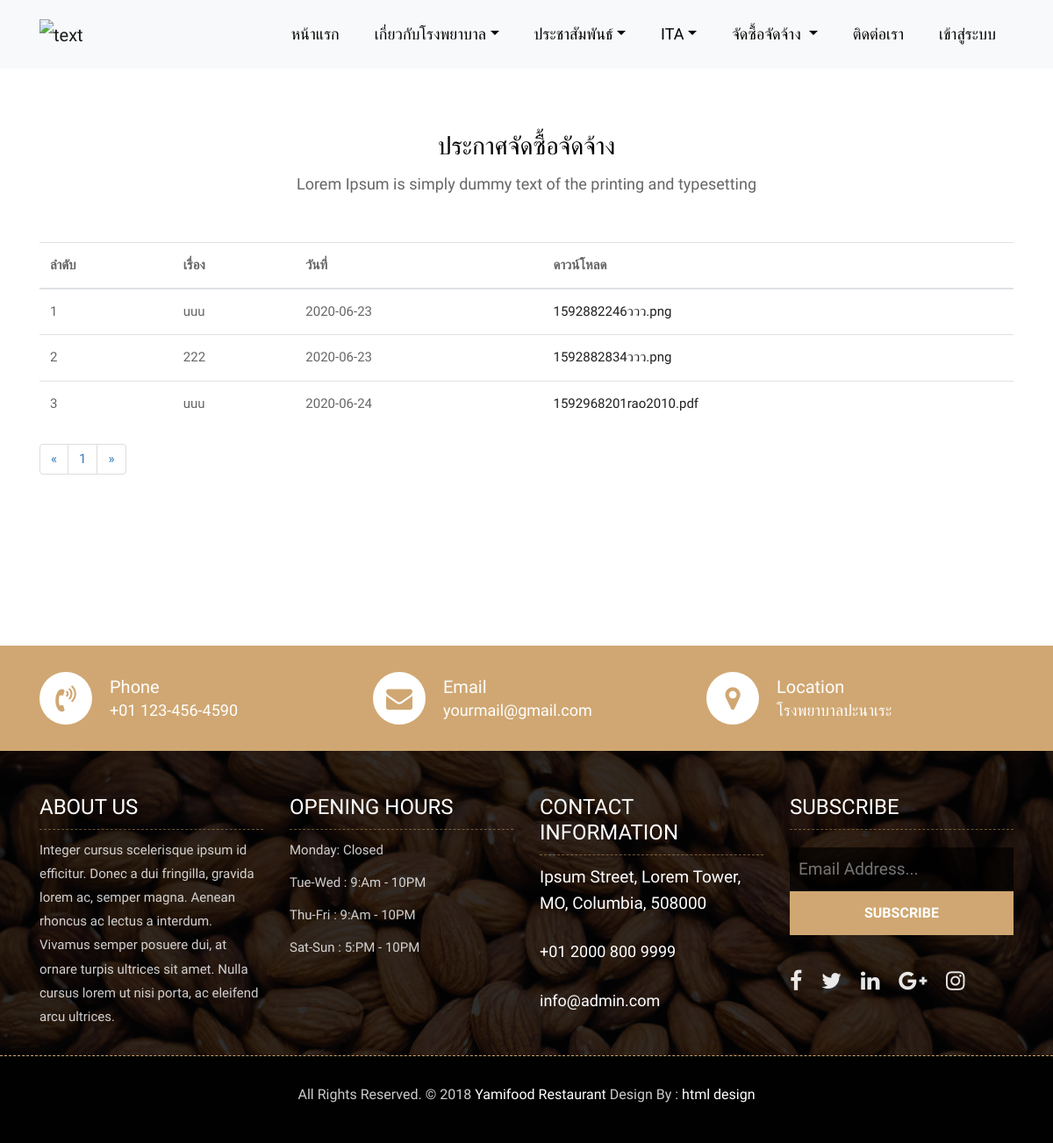
The page /display/announce.php on the database its author committed.
### tables this page shows
CREATE TABLE `announce` (
  `ann_id` int(11) NOT NULL,
  `ann_topic` varchar(150) DEFAULT NULL,
  `ann_date` date DEFAULT NULL,
  `ann_file` varchar(150) DEFAULT NULL
);

### display/announce.php (the view, shortened to what this page needs)
<?php
include('../config.php');
$sql= "SELECT * FROM announce";
$query = mysqli_query($conn, $sql);
$perpage = 15;
?>
<!DOCTYPE html>
<html>
<head>
    <link rel="stylesheet" href="../css/bootstrap.min.css">
    <link rel="stylesheet" href="../css/style.css">
    <link rel="stylesheet" href="../css/responsive.css">
    <link rel="stylesheet" href="../css/custom.css">
</head>
<body>
    <div id="container">
        <header>
            <?php include '../menu.php' ?>
        </header>
        <article>
            <div class="table">
            <div class="about-section-box">
                <div class="container">
                <div class="row">
                        <div class="col-lg-12">
                            <div class="heading-title text-center">
                                <h2>ประกาศจัดซื้อจัดจ้าง</h2>
                                <p>Lorem Ipsum is simply dummy text of the printing and typesetting</p>
                            </div>
                        </div>
                    </div>
                        <table>
                            <thead>
                                <tr class="table">
                                    <th class="column1">ลำดับ</th>
                                    <th class="column2">เรื่อง</th>
                                    <th class="column3">วันที่</th>
                                    <th class="column3">ดาวน์โหลด</th>
                                </tr>
                            </thead>
                            <tbody>
                                <?php
										while ($fetch = mysqli_fetch_assoc($query)) {
											?>
                                <tr>
                                    <td class="column1"><?php echo $fetch['ann_id'] ?></td>
                                    <td class="column2"><?php echo $fetch['ann_topic'] ?></td>
                                    <td class="column3"><?php echo $fetch['ann_date'] ?></td>
                                    <td class="column4">
                                    <?php $files=$fetch['ann_file']; ?>
                                    <a download="<?php echo $files ?>" href="../uploads/uploads_announce/<?php echo $files ?>">
                                             <?php echo $fetch['ann_file'] ?>
                                            </td>
                                </tr>
                                <?php
										}
										?>
                            </tbody>
                        </table>
                        <?php
								$sql2 = "select * from announce ";
								$query2 = mysqli_query($conn, $sql2);
								$total_record = mysqli_num_rows($query2);
								$total_page = ceil($total_record / $perpage);
								?>
								<nav>
									<ul class="pagination">
										<li>
											<a href="announce.php?page=1" aria-label="Previous">
												<span aria-hidden="true">&laquo;</span>
											</a>
										</li>
										<?php for ($i = 1; $i <= $total_page; $i++) { ?>
											<li><a href="announce.php?page=<?php echo $i; ?>"><?php echo $i; ?></a></li>
										<?php } ?>
										<li>
											<a href="announce.php?page=<?php echo $total_page; ?>" aria-label="Next">
												<span aria-hidden="true">&raquo;</span>
											</a>
										</li>
									</ul>
								</nav>
                </div>
            </div>
            </div>
        </article>
    </div>
    <nav>
<?php include '../lower.php' ?>
</nav>
</body>
</html>

### css/style.css (style rules this page uses)
body { color: #666666; font-size: 15px; font-family: 'Athiti', sans-serif; line-height: 1.80857; }
a { color: #1f1f1f; text-decoration: none !important; outline: none !important; -webkit-transition: all .3s ease-in-out; -moz-transition: all .3s ease-in-out; -ms-transition: all .3s ease-in-out; -o-transition: all .3s ease-in-out; transition: all .3s ease-in-out; }
h1, h2, h3, h4, h5, h6 { letter-spacing: 0; font-weight: normal; position: relative; padding: 0 0 10px 0; font-weight: normal; line-height: 120% !important; color: #1f1f1f; margin: 0 }
h2 { font-size: 22px }
a { color: #1f1f1f; text-decoration: none; outline: none; }
a, .btn { text-decoration: none !important; outline: none !important; -webkit-transition: all .3s ease-in-out; -moz-transition: all .3s ease-in-out; -ms-transition: all .3s ease-in-out; -o-transition: all .3s ease-in-out; transition: all .3s ease-in-out; }
ul, li, ol { list-style: none; margin: 0px; padding: 0px; }
.about-section-box { padding: 150px 0px; }
.heading-title { margin-bottom: 50px; }
.heading-title h2 { color: #010101; font-size: 28px; font-family: 'Arbutus Slab', serif; }
.heading-title p { font-size: 18px; font-weight: 200; margin: 0px; }

### css/custom.css (style rules this page uses)
.table { width: 100%; }
table { width: 100%; }
.pagination { display:inline-block; padding-left:0; margin:20px 0; border-radius:4px }
.pagination>li { display:inline }
.pagination>li>a,.pagination>li>span { position:relative; float:left; padding:6px 12px; margin-left:-1px; line-height:1.42857143; color:#337ab7; text-decoration:none; background-color:#fff; border:1px solid #ddd }
.pagination>li:first-child>a,.pagination>li:first-child>span { margin-left:0; border-top-left-radius:4px; border-bottom-left-radius:4px }
.pagination>li:last-child>a,.pagination>li:last-child>span { border-top-right-radius:4px; border-bottom-right-radius:4px }

### rows shown on the page
announce: ann_id "1", ann_topic "uuu", ann_date "2020-06-23", ann_file "1592882246ววว.png"
announce: ann_id "2", ann_topic "222", ann_date "2020-06-23", ann_file "1592882834ววว.png"
announce: ann_id "3", ann_topic "uuu", ann_date "2020-06-24", ann_file "1592968201rao2010.pdf"
